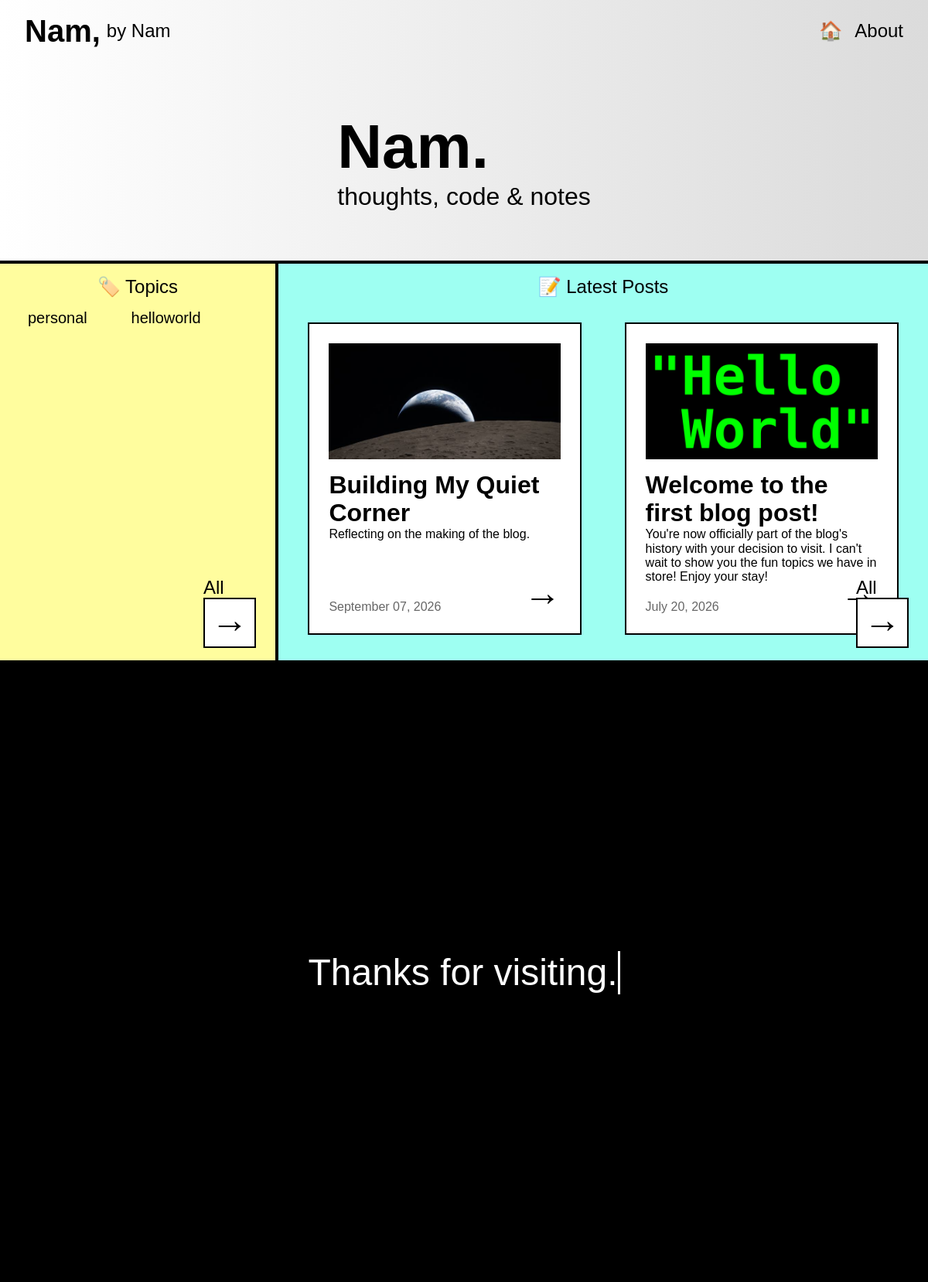
The page / on the database its author committed.
### tables this page shows
CREATE TABLE 'posts' ('id' INTEGER PRIMARY KEY AUTOINCREMENT NOT NULL DEFAULT 0 , 'title' TEXT, 'subtext' TEXT, 'body' TEXT,'datetime' TEXT, 'tags' TEXT, 'imgsrc' TEXT);

### app.py (the view)
@app.route("/")
def index():
    posts = db_execute("SELECT * FROM posts ORDER BY id DESC LIMIT 4")
    topics = db_execute("SELECT DISTINCT tags FROM posts ORDER BY id DESC LIMIT 20")
    return render_template("index.html", posts=posts, topics=topics)

### app.py (called while the page is built)
def db_execute(query, params=()):
    with sqlite3.connect(DB_PATH) as conn:
        conn.row_factory = sqlite3.Row
        cur = conn.cursor()
        cur.execute(query, params)
        conn.commit()
        if query.strip().upper().startswith("SELECT"):
            return [dict(row) for row in cur.fetchall()]
        return cur.lastrowid

@app.after_request
def after_request(response):
    response.headers["Cache-Control"] = "no-cache, no-store, must-revalidate"
    response.headers["Expires"] = 0
    response.headers["Pragma"] = "no-cache"
    return response

### templates/index.html
{% extends 'layout.html' %}
{% block css %}
    <link rel="stylesheet" href="/static/templates/index.css">
{% endblock %}
{% block body %}
    <main>
        <div class="main--topics">
            <p class="main--topics__headings">🏷️ Topics</p>
            <div id="topics__container">
                {% for topic in topics %}
                    <a href="/topics/{{topic.tags}}" class="topics">{{topic.tags}}</a>
                {% endfor %}
            </div>
            <div class="main--topics__btn">
                <p>All</p>
                <a href="/topics" class="main--topics__redirect">&#8594;</a>
            </div>
        </div>
        <div class="main--posts">
            <p class="main--posts__headings">📝 Latest Posts</p>
            <div id="posts__container">
                    {% for post in posts %}
                    <div class="posts">
                        <img class="posts--image" src="{{post.imgsrc}}">
                        <h1 class="posts--title">{{post.title}}</h1>
                        <p class="posts--subtext">{{post.subtext}}</p>
                        <p class="posts--datetime">{{post.datetime}}</p>
                        <a href="/posts/{{post.id}}" class="posts--redirect">&#8594;</a>
                    </div>
                    {% endfor %}
            </div>
            <div class="main--posts__btn">
                <p>All</p>
                <a href="/posts" class="main--posts__redirect">&#8594;</a>
            </div>
        </div>
    </main>
{% endblock %}

### templates/layout.html (shortened to what this page needs)
<!DOCTYPE html>
<html lang="en">
<head>
    <link rel="stylesheet" href="/static/normalize.css">
    <link rel="stylesheet" href="/static/layout.css">
    {% block css %}{% endblock %}
</head>
<body>
    <nav>
        <div class="nav--left__items">
            <p class="nav--left__maintext">Nam,</p>
            <p class="nav--left__subtext">by Nam</p>
        </div>
        <div class="nav--right__items">
            <a href="/" class="nav--right__redirect">🏠</a>
            <a href="/about" class="nav--right__redirect">About</a>
        </div>
    </nav>
    <header>
        <div class="header__headings">
            <h1>Nam.</h1>
            <p>thoughts, code & notes</p>
    </header>
    {% block body %}{% endblock %}
    <footer>
        <p class="typewrite" data-period="500"
            data-type='[ "Thanks for visiting.", "Code, projects, and thoughts.", "Enjoy reading!" ]'>
        </p>
    </footer>
</body>
</html>

### static/layout.css (style rules this page uses)
:root { --index-top: linear-gradient(90deg, white, #dbdbdb); --about-top: linear-gradient(90deg, #fbe6ff, #ed85ff); --posts-top: linear-gradient(90deg, #b5fff5, #4dffe7); --topics-top: linear-gradient(90deg, #fffbb5, #fff654) }
html { scroll-behavior: smooth; }
* { margin: 0; padding: 0; }
body { font-family: sans-serif; }
a { text-decoration: none; color: var(--color-base-text); }
h1 { margin: 0; }
nav { display: flex; justify-content: space-between; align-items: center; height: 10vh; padding: 0 32px 0 32px; }
.nav--left__items { display: flex; align-items: center; }
.nav--left__maintext { font-weight: bold; font-size: 2.5rem; margin-right: 8px; }
.nav--left__subtext { font-size: 1.5rem; }
.nav--right__items { display: flex; align-items: center; }
.nav--right__redirect { font-size: 1.5rem; margin-left: 16px; }
header { padding: 64px 0 64px 0; display: flex; flex-direction: column; justify-content: center; align-items: center; border-bottom: 4px solid black; }
.header__headings > h1 { font-size: 5rem; }
.header__headings > p { font-size: 2rem; }
footer { background-color: black; height: 100vh; }
footer > p { display: flex; justify-content: center; align-items: center; height: inherit; }

### static/templates/index.css (style rules this page uses)
nav { background: var(--index-top); }
header { background: var(--index-top); }
@media only screen and (min-width: 600px) { main { display: grid; grid-template-columns: 30% 70%; grid-template-rows: auto; border-bottom: 4px solid black; } }
@media only screen and (min-width: 600px) { .main--topics { border-right: 4px solid black; } }
@media only screen and (min-width: 600px) { .main--topics__redirect { font-size: 3rem; } }
@media only screen and (min-width: 600px) { .main--posts__redirect { font-size: 3rem; } }
.main--topics { position: relative; padding: 1rem 10% 1rem 10%; background-color: #fffd9e; }
.main--topics__headings { font-size: 1.5rem; text-align: center; padding-bottom: 1rem; }
#topics__container { display: flex; justify-content: flex-start; flex-wrap: wrap; gap: 20%; }
.topics { font-size: 1.25rem; }
.main--topics__btn { position: absolute; right: 0; bottom: 0; margin: 0 25px 25px 25px; }
.main--topics__btn > p { font-size: 1.5rem; }
.main--topics__redirect { background: white; padding: 0 8px 8px 8px; border: 2px solid black; }
.main--posts { padding: 1rem 0 1rem 0; padding-top: 1rem; background-color: #9efff2; position: relative; }
.main--posts__headings { padding-bottom: 1rem; font-size: 1.5rem; text-align: center; }
#posts__container { display: flex; justify-content: space-evenly; flex-wrap: wrap; }
.posts { position: relative; border: 2px solid black; background-color: white; width: 350px; height: 400px; margin: 2%; }
.posts--image { margin: 25px 25px 10px 25px; width: 300px; height: 150px; object-fit: cover; }
.posts--title { margin: 0 25px 0 25px; }
.posts--subtext { margin: 0 25px 0 25px; }
.posts--datetime { color: rgba(0,0,0,0.6); font-size: 1rem; position: absolute; bottom: 0; margin: 0 25px 25px 25px; }
.posts--redirect { font-size: 3rem; position: absolute; right: 0; bottom: 0; margin: 0 25px 25px 25px; }
.main--posts__btn { position: absolute; right: 0; bottom: 0; margin: 0 25px 25px 25px; }
.main--posts__btn > p { font-size: 1.5rem; }
.main--posts__redirect { background: white; padding: 0 8px 8px 8px; border: 2px solid black; }

### rows shown on the page
posts: imgsrc (picture), title "Building My Quiet Corner", subtext "Reflecting on the making of the blog.", datetime "September 07, 2026"
posts: imgsrc (picture), title "Welcome to the first blog post!", subtext "You're now officially part of the blog's history with your decision to visit. I can't wait to show you the fun topics we have in store! Enjoy your stay!", datetime "July 20, 2026"

### other values the page prints
{{ topic.tags }} "personal" "helloworld"
